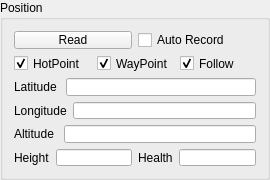
         <widget class="QGroupBox" name="groupBox_21">
          <property name="minimumSize">
           <size>
            <width>270</width>
            <height>180</height>
           </size>
          </property>
          <property name="maximumSize">
           <size>
            <width>270</width>
            <height>180</height>
           </size>
          </property>
          <property name="title">
           <string>Position</string>
          </property>
          <layout class="QVBoxLayout" name="verticalLayout_45">
           <item>
            <layout class="QHBoxLayout" name="horizontalLayout_83">
             <item>
              <widget class="QPushButton" name="pushButton_13">
               <property name="text">
                <string>Read</string>
               </property>
              </widget>
             </item>
             <item>
              <widget class="QCheckBox" name="checkBox_6">
               <property name="text">
                <string>Auto Record</string>
               </property>
              </widget>
             </item>
            </layout>
           </item>
           <item>
            <layout class="QHBoxLayout" name="horizontalLayout_106">
             <item>
              <widget class="QCheckBox" name="cb_mission_hp">
               <property name="text">
                <string>HotPoint</string>
               </property>
               <property name="checked">
                <bool>true</bool>
               </property>
              </widget>
             </item>
             <item>
              <widget class="QCheckBox" name="cb_mission_wp">
               <property name="text">
                <string>WayPoint</string>
               </property>
               <property name="checked">
                <bool>true</bool>
               </property>
              </widget>
             </item>
             <item>
              <widget class="QCheckBox" name="cb_mission_follow">
               <property name="text">
                <string>Follow</string>
               </property>
               <property name="checked">
                <bool>true</bool>
               </property>
              </widget>
             </item>
            </layout>
           </item>
           <item>
            <layout class="QHBoxLayout" name="horizontalLayout_84">
             <item>
              <widget class="QLabel" name="label_57">
               <property name="text">
                <string>Latitude </string>
               </property>
              </widget>
             </item>
             <item>
              <widget class="QLineEdit" name="lineEdit_20"/>
             </item>
            </layout>
           </item>
           <item>
            <layout class="QHBoxLayout" name="horizontalLayout_85">
             <item>
              <widget class="QLabel" name="label_58">
               <property name="text">
                <string>Longitude</string>
               </property>
              </widget>
             </item>
             <item>
              <widget class="QLineEdit" name="lineEdit_21"/>
             </item>
            </layout>
           </item>
           <item>
            <layout class="QHBoxLayout" name="horizontalLayout_86">
             <item>
              <widget class="QLabel" name="label_59">
               <property name="text">
                <string>Altitude </string>
               </property>
              </widget>
             </item>
             <item>
              <widget class="QLineEdit" name="lineEdit_22"/>
             </item>
            </layout>
           </item>
           <item>
            <layout class="QHBoxLayout" name="horizontalLayout_87">
             <item>
              <layout class="QHBoxLayout" name="horizontalLayout_88">
               <item>
                <widget class="QLabel" name="label_60">
                 <property name="text">
                  <string>Height</string>
                 </property>
                </widget>
               </item>
               <item>
                <widget class="QLineEdit" name="lineEdit_23"/>
               </item>
              </layout>
             </item>
             <item>
              <layout class="QHBoxLayout" name="horizontalLayout_89">
               <item>
                <widget class="QLabel" name="label_61">
                 <property name="text">
                  <string>Health</string>
                 </property>
                </widget>
               </item>
               <item>
                <widget class="QLineEdit" name="lineEdit_24"/>
               </item>
              </layout>
             </item>
            </layout>
           </item>
          </layout>
         </widget>
